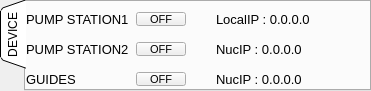
   <widget class="QTabWidget" name="tab_device">
    <property name="geometry">
     <rect>
      <x>10</x>
      <y>20</y>
      <width>371</width>
      <height>91</height>
     </rect>
    </property>
    <property name="tabPosition">
     <enum>QTabWidget::West</enum>
    </property>
    <property name="tabShape">
     <enum>QTabWidget::Triangular</enum>
    </property>
    <property name="currentIndex">
     <number>0</number>
    </property>
    <property name="elideMode">
     <enum>Qt::ElideLeft</enum>
    </property>
    <widget class="QWidget" name="device">
     <attribute name="title">
      <string>DEVICE</string>
     </attribute>
     <widget class="QLabel" name="label_pump_station1">
      <property name="geometry">
       <rect>
        <x>0</x>
        <y>10</y>
        <width>131</width>
        <height>14</height>
       </rect>
      </property>
      <property name="minimumSize">
       <size>
        <width>0</width>
        <height>14</height>
       </size>
      </property>
      <property name="maximumSize">
       <size>
        <width>16777215</width>
        <height>14</height>
       </size>
      </property>
      <property name="font">
       <font>
        <pointsize>10</pointsize>
        <weight>50</weight>
        <bold>false</bold>
       </font>
      </property>
      <property name="text">
       <string>PUMP STATION1</string>
      </property>
      <property name="alignment">
       <set>Qt::AlignLeading|Qt::AlignLeft|Qt::AlignVCenter</set>
      </property>
     </widget>
     <widget class="QLabel" name="ip_local">
      <property name="geometry">
       <rect>
        <x>190</x>
        <y>10</y>
        <width>150</width>
        <height>14</height>
       </rect>
      </property>
      <property name="minimumSize">
       <size>
        <width>75</width>
        <height>14</height>
       </size>
      </property>
      <property name="maximumSize">
       <size>
        <width>150</width>
        <height>14</height>
       </size>
      </property>
      <property name="font">
       <font>
        <pointsize>10</pointsize>
        <weight>50</weight>
        <bold>false</bold>
       </font>
      </property>
      <property name="text">
       <string>LocalIP : 0.0.0.0</string>
      </property>
      <property name="alignment">
       <set>Qt::AlignLeading|Qt::AlignLeft|Qt::AlignVCenter</set>
      </property>
     </widget>
     <widget class="QLabel" name="ip_nuc2">
      <property name="geometry">
       <rect>
        <x>190</x>
        <y>70</y>
        <width>160</width>
        <height>14</height>
       </rect>
      </property>
      <property name="minimumSize">
       <size>
        <width>160</width>
        <height>14</height>
       </size>
      </property>
      <property name="maximumSize">
       <size>
        <width>170</width>
        <height>14</height>
       </size>
      </property>
      <property name="font">
       <font>
        <pointsize>10</pointsize>
        <weight>50</weight>
        <bold>false</bold>
       </font>
      </property>
      <property name="text">
       <string>NucIP : 0.0.0.0</string>
      </property>
      <property name="alignment">
       <set>Qt::AlignLeading|Qt::AlignLeft|Qt::AlignVCenter</set>
      </property>
     </widget>
     <widget class="QToolButton" name="led_pump_station1">
      <property name="geometry">
       <rect>
        <x>110</x>
        <y>10</y>
        <width>50</width>
        <height>14</height>
       </rect>
      </property>
      <property name="minimumSize">
       <size>
        <width>50</width>
        <height>0</height>
       </size>
      </property>
      <property name="maximumSize">
       <size>
        <width>50</width>
        <height>14</height>
       </size>
      </property>
      <property name="font">
       <font>
        <pointsize>8</pointsize>
       </font>
      </property>
      <property name="toolTip">
       <string/>
      </property>
      <property name="toolTipDuration">
       <number>-1</number>
      </property>
      <property name="text">
       <string>OFF</string>
      </property>
     </widget>
     <widget class="QLabel" name="label_pump_station2">
      <property name="geometry">
       <rect>
        <x>0</x>
        <y>40</y>
        <width>141</width>
        <height>14</height>
       </rect>
      </property>
      <property name="minimumSize">
       <size>
        <width>0</width>
        <height>14</height>
       </size>
      </property>
      <property name="maximumSize">
       <size>
        <width>16777215</width>
        <height>14</height>
       </size>
      </property>
      <property name="font">
       <font>
        <pointsize>10</pointsize>
        <weight>50</weight>
        <bold>false</bold>
       </font>
      </property>
      <property name="text">
       <string>PUMP STATION2</string>
      </property>
      <property name="alignment">
       <set>Qt::AlignLeading|Qt::AlignLeft|Qt::AlignVCenter</set>
      </property>
     </widget>
     <widget class="QToolButton" name="led_pump_station2">
      <property name="geometry">
       <rect>
        <x>110</x>
        <y>40</y>
        <width>50</width>
        <height>14</height>
       </rect>
      </property>
      <property name="minimumSize">
       <size>
        <width>50</width>
        <height>0</height>
       </size>
      </property>
      <property name="maximumSize">
       <size>
        <width>50</width>
        <height>14</height>
       </size>
      </property>
      <property name="font">
       <font>
        <pointsize>8</pointsize>
       </font>
      </property>
      <property name="toolTip">
       <string/>
      </property>
      <property name="toolTipDuration">
       <number>-1</number>
      </property>
      <property name="text">
       <string>OFF</string>
      </property>
     </widget>
     <widget class="QLabel" name="ip_nuc1">
      <property name="geometry">
       <rect>
        <x>190</x>
        <y>40</y>
        <width>160</width>
        <height>14</height>
       </rect>
      </property>
      <property name="minimumSize">
       <size>
        <width>160</width>
        <height>14</height>
       </size>
      </property>
      <property name="maximumSize">
       <size>
        <width>170</width>
        <height>14</height>
       </size>
      </property>
      <property name="font">
       <font>
        <pointsize>10</pointsize>
        <weight>50</weight>
        <bold>false</bold>
       </font>
      </property>
      <property name="text">
       <string>NucIP : 0.0.0.0</string>
      </property>
      <property name="alignment">
       <set>Qt::AlignLeading|Qt::AlignLeft|Qt::AlignVCenter</set>
      </property>
     </widget>
     <widget class="QLabel" name="label_guides">
      <property name="geometry">
       <rect>
        <x>0</x>
        <y>70</y>
        <width>91</width>
        <height>14</height>
       </rect>
      </property>
      <property name="minimumSize">
       <size>
        <width>0</width>
        <height>14</height>
       </size>
      </property>
      <property name="maximumSize">
       <size>
        <width>16777215</width>
        <height>14</height>
       </size>
      </property>
      <property name="font">
       <font>
        <pointsize>10</pointsize>
        <weight>50</weight>
        <bold>false</bold>
       </font>
      </property>
      <property name="text">
       <string>GUIDES</string>
      </property>
      <property name="alignment">
       <set>Qt::AlignLeading|Qt::AlignLeft|Qt::AlignVCenter</set>
      </property>
     </widget>
     <widget class="QToolButton" name="led_guides">
      <property name="geometry">
       <rect>
        <x>110</x>
        <y>70</y>
        <width>50</width>
        <height>14</height>
       </rect>
      </property>
      <property name="minimumSize">
       <size>
        <width>50</width>
        <height>0</height>
       </size>
      </property>
      <property name="maximumSize">
       <size>
        <width>50</width>
        <height>14</height>
       </size>
      </property>
      <property name="font">
       <font>
        <pointsize>8</pointsize>
       </font>
      </property>
      <property name="toolTip">
       <string/>
      </property>
      <property name="toolTipDuration">
       <number>-1</number>
      </property>
      <property name="text">
       <string>OFF</string>
      </property>
     </widget>
    </widget>
   </widget>
